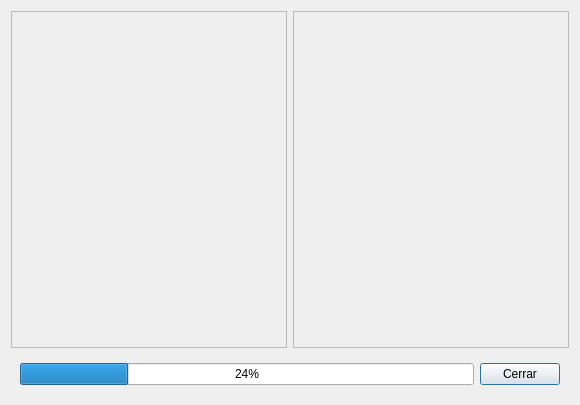
<?xml version="1.0" encoding="UTF-8"?>
<ui version="4.0">
    <class>Dialog</class>
    <widget class="QDialog" name="Dialog">
        <property name="enabled">
            <bool>true</bool>
        </property>
        <property name="geometry">
            <rect>
                <x>0</x>
                <y>0</y>
                <width>580</width>
                <height>405</height>
            </rect>
        </property>
        <property name="windowTitle">
            <string>Dialog</string>
        </property>
        <property name="windowIcon">
            <iconset resource="fatcow.qrc">
                <normaloff>:/Iconos/Icons/fatcow/Principal.png</normaloff>:/Iconos/Icons/fatcow/Principal.png
            </iconset>
        </property>
        <layout class="QGridLayout" name="gridLayout">
            <item row="0" column="0">
                <layout class="QHBoxLayout" name="horizontalLayout">
                    <item>
                        <widget class="QTextEdit" name="textEditVistas">
                            <property name="enabled">
                                <bool>false</bool>
                            </property>
                            <property name="textInteractionFlags">
                                <set>Qt::TextSelectableByKeyboard|Qt::TextSelectableByMouse</set>
                            </property>
                        </widget>
                    </item>
                    <item>
                        <widget class="QTextEdit" name="textEditDescargadas">
                            <property name="enabled">
                                <bool>false</bool>
                            </property>
                            <property name="textInteractionFlags">
                                <set>Qt::TextSelectableByKeyboard|Qt::TextSelectableByMouse</set>
                            </property>
                        </widget>
                    </item>
                </layout>
            </item>
            <item row="1" column="0">
                <widget class="QWidget" name="widget" native="true">
                    <layout class="QHBoxLayout" name="horizontalLayout_2">
                        <item>
                            <widget class="QProgressBar" name="progressBar">
                                <property name="value">
                                    <number>24</number>
                                </property>
                            </widget>
                        </item>
                        <item>
                            <widget class="QPushButton" name="pushButtonCerrar">
                                <property name="text">
                                    <string>Cerrar</string>
                                </property>
                                <property name="icon">
                                    <iconset resource="fatcow.qrc">
                                        <normaloff>:/Iconos/Icons/fatcow/cancel.png</normaloff>
                                        :/Iconos/Icons/fatcow/cancel.png
                                    </iconset>
                                </property>
                            </widget>
                        </item>
                    </layout>
                </widget>
            </item>
        </layout>
    </widget>
    <resources>
        <include location="fatcow.qrc"/>
    </resources>
    <connections/>
</ui>
